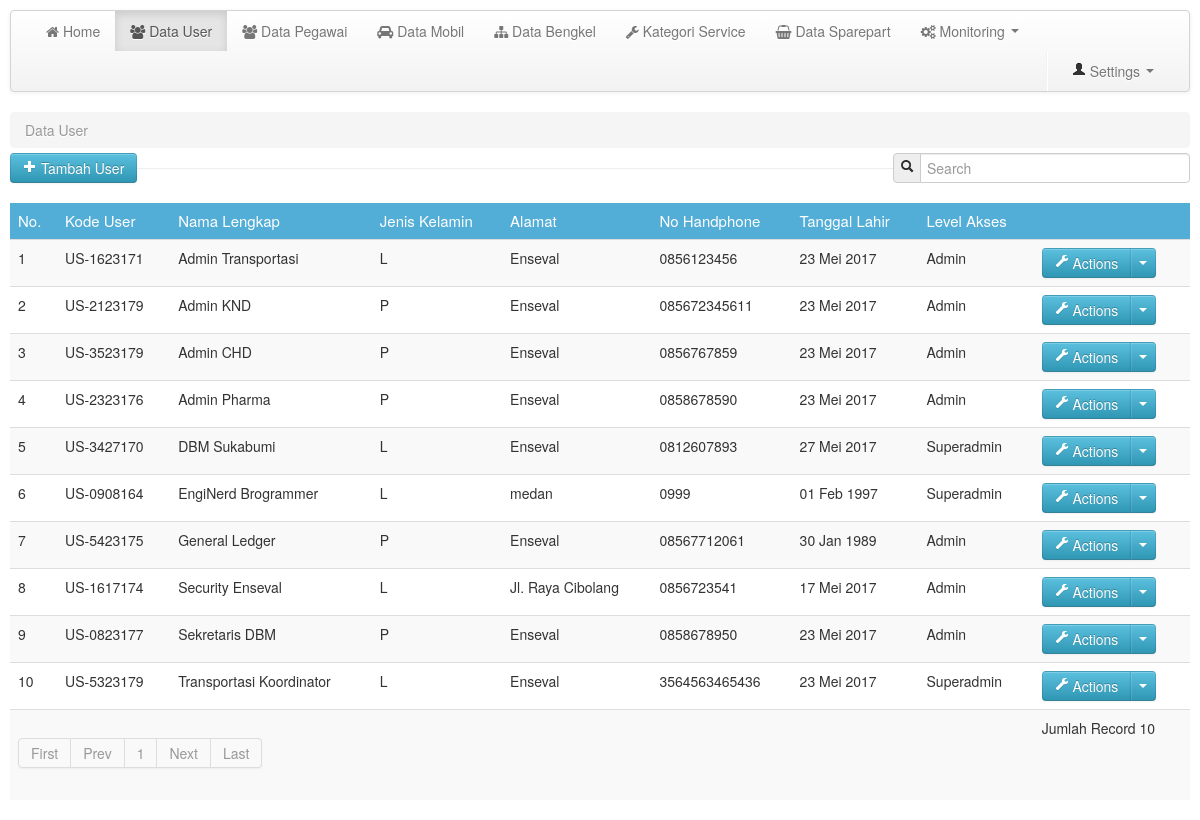
/media.php?module=data_user (signed in), run on the app's committed database.
### tables this page shows
CREATE TABLE `user_man` (
  `id_user` int(5) NOT NULL,
  `kodeUser` varchar(10) NOT NULL,
  `last_name` varchar(150) NOT NULL,
  `first_name` varchar(150) NOT NULL,
  `jk` varchar(50) NOT NULL,
  `alamat` varchar(150) NOT NULL,
  `no_hp` varchar(150) NOT NULL,
  `tgl_lahir` varchar(50) NOT NULL,
  `username` varchar(150) NOT NULL,
  `password` varchar(255) NOT NULL,
  `email` varchar(50) NOT NULL,
  `photo` varchar(150) NOT NULL,
  `akses` int(11) NOT NULL
);

### config/fungsi_indotgl.php (called while the page is built, shortened)
<?php
	function tgl_indo($tgl){
			$tanggal = substr($tgl,8,2);
			$bulan = getBulan(substr($tgl,5,2));
			$tahun = substr($tgl,0,4);
			return $tanggal.' '.$bulan.' '.$tahun;
	}
	function getBulan($bln){
				switch ($bln){
					case 1:
						return "Jan";
						break;
					case 2:
						return "Feb";
						break;
					case 5:
						return "Mei";
						break;
				}
			}
?>

### mod_user/data_user.php (the view, shortened to what this page needs)
<?php
	switch($_GET['act']) {
		default:
?>
	<?php
		$p = new Paging;
		$batas = 10;
		$posisi = $p->cariPosisi($batas);
	?>
		<section>
			<ul class="breadcrumb" style="margin-bottom:5px;">
				<li class="active">Data User</li>
			</ul>
			<div class="control-group pull-left">
				<button class="btn btn-info" type="button" onclick="window.location='media.php?module=data_user&&act=tambah'"><i class="icon-plus icon-white"></i> Tambah User</button>
			</div>
			<form class="form-search pull-right">
				<div class="input-prepend">
					<span class="add-on"><i class="icon-search"></i></span>
					<input class="span3" id="txtcari" type="text" placeholder="Search"></input>
				</div>
			</form>
			<hr>
			<div class="row-fluid">
				<div class="span12 pull-left">
					<div id="tabel_awal">
						<table class="table table-striped">
							<thead>
								<tr class="head">
									<td>No.</td>
									<td>Kode User</td>
									<td>Nama Lengkap</td>
									<td>Jenis Kelamin</td>
									<td>Alamat</td>
									<td>No Handphone</td>
									<td>Tanggal Lahir</td>
									<td>Level Akses</td>
									<td></td>
								</tr>
							</thead>
							<tbody>
							<?php
								$query = mysqli_query($conn, "SELECT * FROM user_man ORDER BY first_name ASC LIMIT $posisi, $batas");
								$no = $posisi+1;
								while ($r = mysqli_fetch_array($query)) {
							?>
								<tr>
									<td><?php echo $no;?></td>
									<td><?php echo $r['kodeUser'];?></td>
									<td><?php echo $r['first_name']." ".$r['last_name'];?></td>
									<td><?php echo $r['jk'];?></td>
									<td><?php echo $r['alamat'];?></td>
									<td><?php echo $r['no_hp'];?></td>
									<td><?php echo tgl_indo($r['tgl_lahir']);?></td>
									<td>
									<?php
										if ($r['akses'] == '3') {
											echo "Superadmin";
										} else {
											echo "Admin";
										}
									?>
									</td>
									<td>
										<div class="btn-group">
											<a class="btn btn-info" href="#"><i class="icon-wrench icon-white"></i> Actions</a>
											<a class="btn btn-info dropdown-toggle" data-toggle="dropdown" href="#"><span class="caret"></span></a>
										</div>
									</td>
								</tr>
							<?php $no++;
								}
							?>
								<tr>
									<td colspan="8">
									<?php
										$jmldata = mysqli_num_rows(mysqli_query($conn, "SELECT * FROM user_man"));
										$jmlhalaman = $p->jumlahHalaman($jmldata,$batas);
										$linkHalaman = $p->navHalaman($_GET['halaman'],$jmlhalaman);
										echo "$linkHalaman";
									?><td>Jumlah Record <?php echo $jmldata?></td>
									</td>
								</tr>
							</tbody>
						</table>
					</div>
				</div>
			</div>
		</section>
<?php
		break;
?>
<?php break;
	}
?>

### assets/css/custom.css (style rules this page uses)
body { background: #fff; }
nav,header,section,footer { margin:10px 10px 0 10px; }
table .head { background:#52add7; color:#fff; font-size:15px; }

### data on the page
user_man: kodeUser "US-1623171", first_name "Admin", last_name "Transportasi", jk "L", alamat "Enseval", no_hp "0856123456", tgl_lahir "23 Mei 2017", akses "Admin"
user_man: kodeUser "US-2123179", first_name "Admin", last_name "KND", jk "P", alamat "Enseval", no_hp "085672345611", tgl_lahir "23 Mei 2017", akses "Admin"
user_man: kodeUser "US-3523179", first_name "Admin", last_name "CHD", jk "P", alamat "Enseval", no_hp "0856767859", tgl_lahir "23 Mei 2017", akses "Admin"
user_man: kodeUser "US-2323176", first_name "Admin", last_name "Pharma", jk "P", alamat "Enseval", no_hp "0858678590", tgl_lahir "23 Mei 2017", akses "Admin"
user_man: kodeUser "US-3427170", first_name "DBM", last_name "Sukabumi", jk "L", alamat "Enseval", no_hp "0812607893", tgl_lahir "27 Mei 2017", akses "Superadmin"
user_man: kodeUser "US-0908164", first_name "EngiNerd", last_name "Brogrammer", jk "L", alamat "medan", no_hp "0999", tgl_lahir "01 Feb 1997", akses "Superadmin"
user_man: kodeUser "US-5423175", first_name "General", last_name "Ledger", jk "P", alamat "Enseval", no_hp "08567712061", tgl_lahir "30 Jan 1989", akses "Admin"
user_man: kodeUser "US-1617174", first_name "Security", last_name "Enseval", jk "L", alamat "Jl. Raya Cibolang", no_hp "0856723541", tgl_lahir "17 Mei 2017", akses "Admin"
user_man: kodeUser "US-0823177", first_name "Sekretaris", last_name "DBM", jk "P", alamat "Enseval", no_hp "0858678950", tgl_lahir "23 Mei 2017", akses "Admin"
user_man: kodeUser "US-5323179", first_name "Transportasi", last_name "Koordinator", jk "L", alamat "Enseval", no_hp "3564563465436", tgl_lahir "23 Mei 2017", akses "Superadmin"

### other printed values
$halamanaktif "1"
$jmldata "10"
